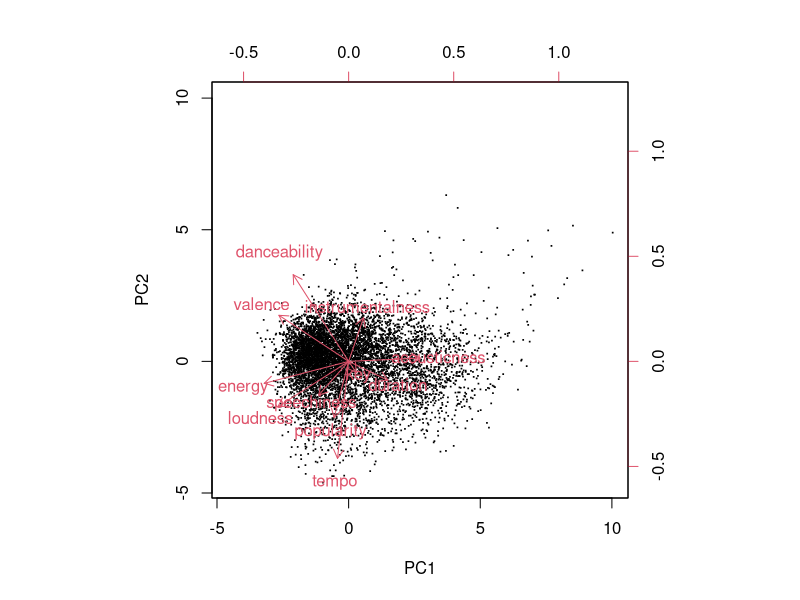
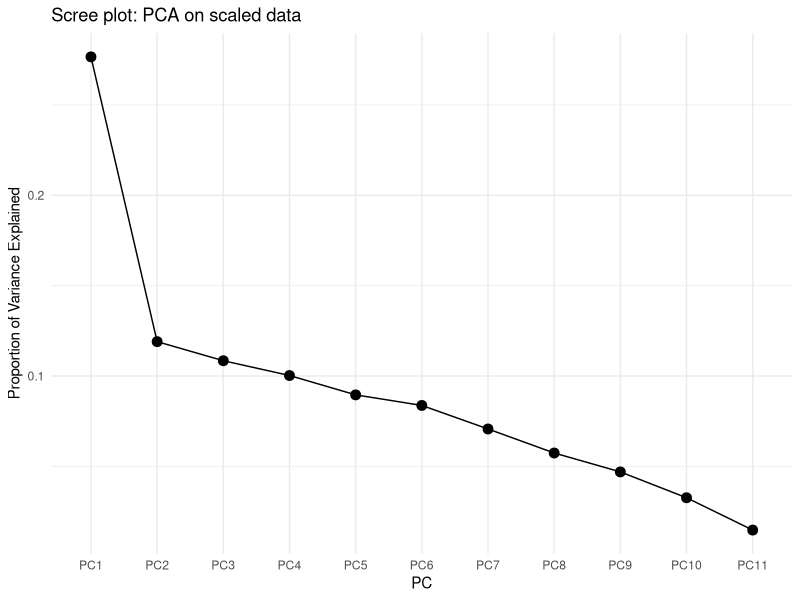
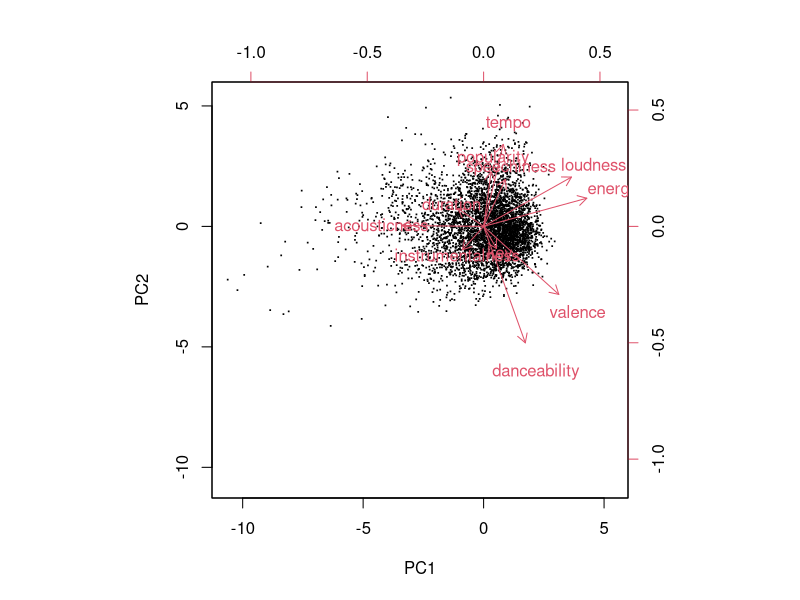
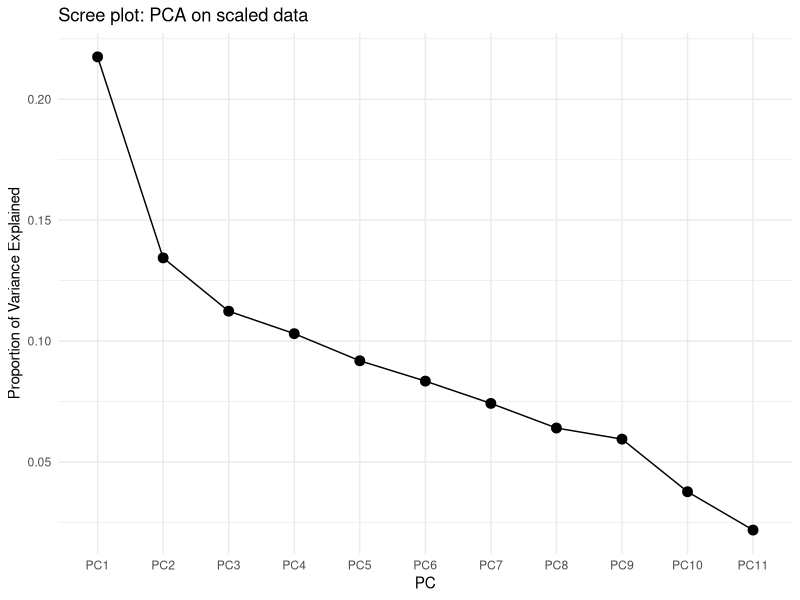

Recreate these plots in R, in order.
## ---- chunk 1
knitr::opts_chunk$set(echo = TRUE)
library(data.table)
library(tidyverse)
library(ggplot2)
library(ggthemes)
library(stringr)
library(scales) #for formatting with percentage signs
library(nnet) #for multinomial regression
## ---- chunk 2
data <- fread("kpopdata.csv")
colnames(data)
## ---- chunk 3
mode1 <- data %>% 
  filter(mode == 1) %>%
  select(popularity, duration, acousticness, danceability, energy, 
         instrumentalness, key, loudness, speechiness, tempo, valence)
mode0 <- data %>% 
  filter(mode == 0) %>%
  select(popularity, duration, acousticness, danceability, energy, 
         instrumentalness, key, loudness, speechiness, tempo, valence)
## ---- chunk 4
pca <- prcomp(mode1, scale=TRUE)
t(pca$rotation)
## ---- chunk 5
biplot(pca, scale = 0, xlabs=rep("·", nrow(mode1)))
## ---- chunk 6
pca.var = pca$sdev^2
pve = pca.var/sum(pca.var)
cve = cumsum(pve)
pca.var.explained <- data.frame("Variance" = pca.var, 
                                "Proportion_Variation" = pve, 
                                "Cummalitve_Proportion_Variation"= cve, 
                                "PC" = factor(c("PC1", "PC2", "PC3", "PC4", "PC5", "PC6", "PC7",
                                         "PC8", "PC9", "PC10", "PC11"), 
                                         levels = c("PC1", "PC2", "PC3", "PC4", "PC5", "PC6", "PC7",
                                         "PC8", "PC9", "PC10", "PC11")))
pca.var.explained
## ---- chunk 7
pca.var.explained %>%
  ggplot(aes(x=PC,y=Proportion_Variation, group=1))+
  ylab("Proportion of Variance Explained") +
  geom_point(size=3)+
  geom_line()+
  labs(title="Scree plot: PCA on scaled data") +
  theme_minimal()
## ---- chunk 8
pca <- prcomp(mode0, scale=TRUE)
t(pca$rotation)
## ---- chunk 9
biplot(pca, scale = 0, xlabs=rep("·", nrow(mode0)))
## ---- chunk 10
pca.var = pca$sdev^2
pve = pca.var/sum(pca.var)
cve = cumsum(pve)
pca.var.explained <- data.frame("Variance" = pca.var, 
                                "Proportion_Variation" = pve, 
                                "Cummalitve_Proportion_Variation"= cve, 
                                "PC" = factor(c("PC1", "PC2", "PC3", "PC4", "PC5", "PC6", "PC7",
                                         "PC8", "PC9", "PC10", "PC11"), 
                                         levels = c("PC1", "PC2", "PC3", "PC4", "PC5", "PC6", "PC7",
                                         "PC8", "PC9", "PC10", "PC11")))
pca.var.explained
## ---- chunk 11
pca.var.explained %>%
  ggplot(aes(x=PC,y=Proportion_Variation, group=1))+
  ylab("Proportion of Variance Explained") +
  geom_point(size=3)+
  geom_line()+
  labs(title="Scree plot: PCA on scaled data") +
  theme_minimal()
